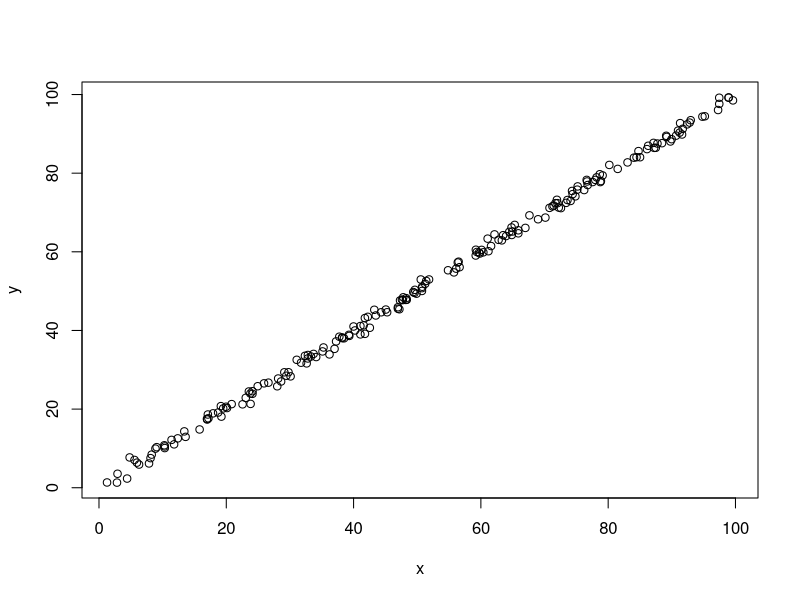
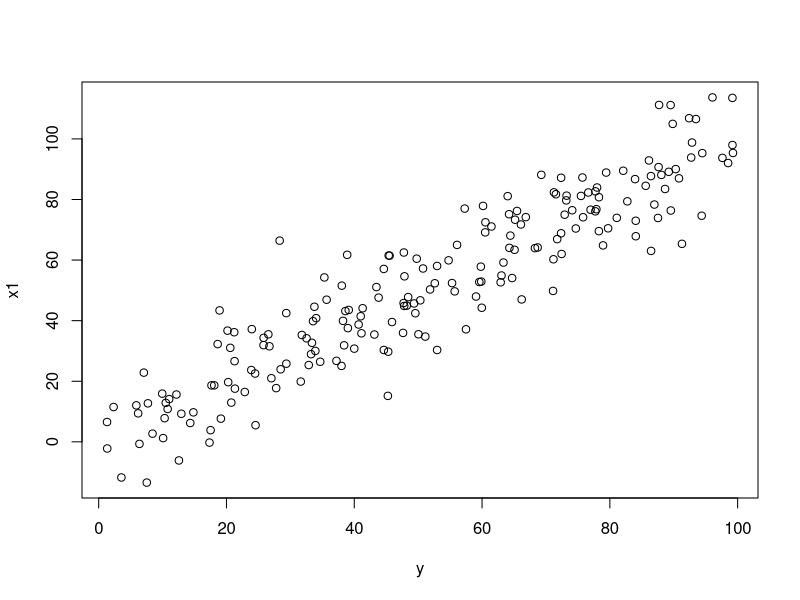
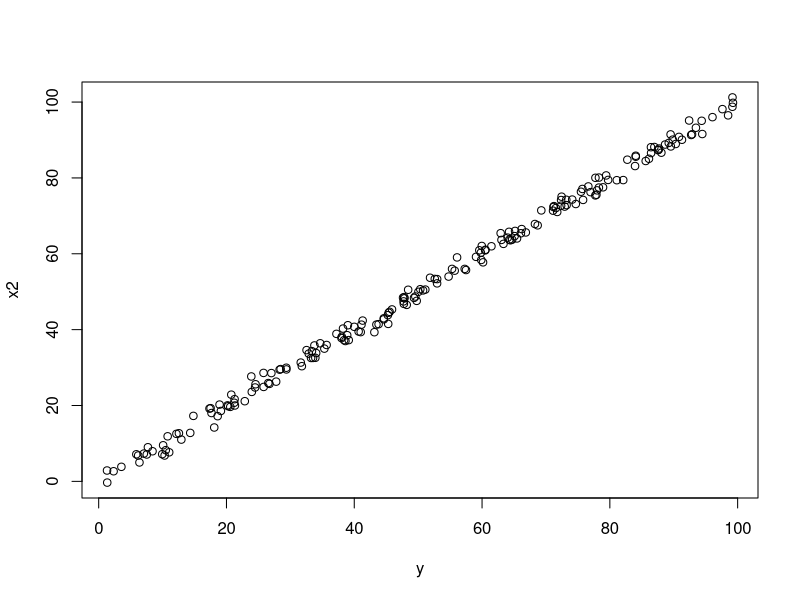

Recreate these plots in R, in order.
## ---- chunk 1
knitr::opts_chunk$set(echo = TRUE)
## ---- chunk 2

set.seed(1)

y = runif(200,0,100)
x = rnorm(200,y,1)

plot (x,y)
linear = lm(y~x)
linear

x1 = rnorm(200,y,10)
plot(y,x1)
linear1 =  lm(y~x)
linear1

x2 = rnorm(200, rnorm(200,y,1),1)
plot(y,x2)
linear2 = lm(y~x2)
linear2
## ---- chunk 3

